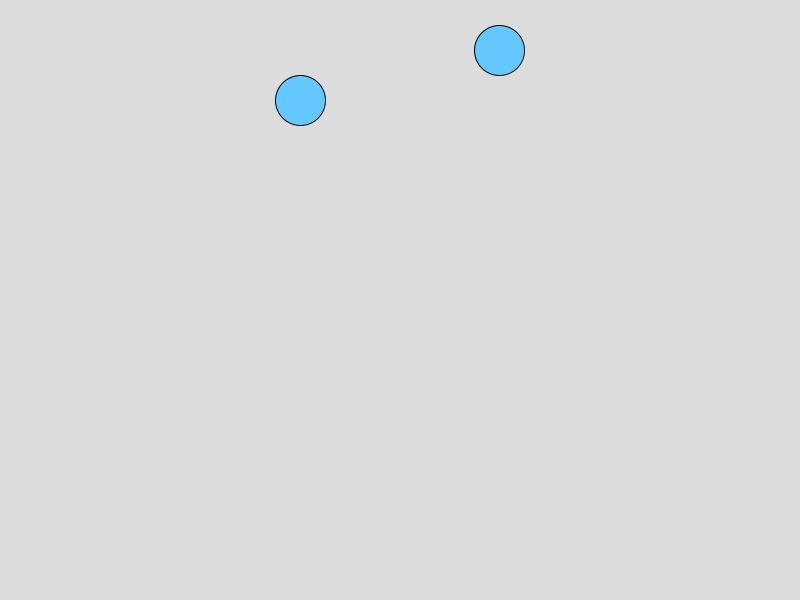
Frame 1 (no input)
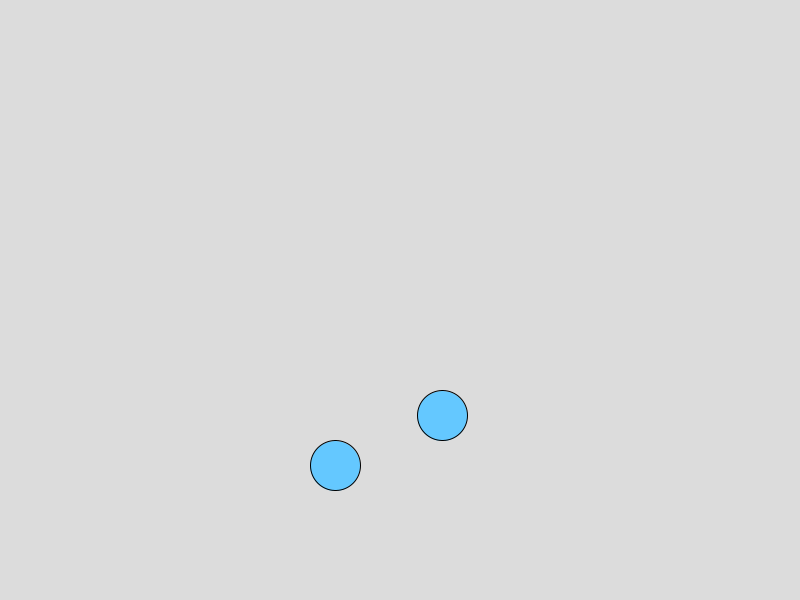
Frame 60 (the mouse pressed at the canvas centre just before this capture)
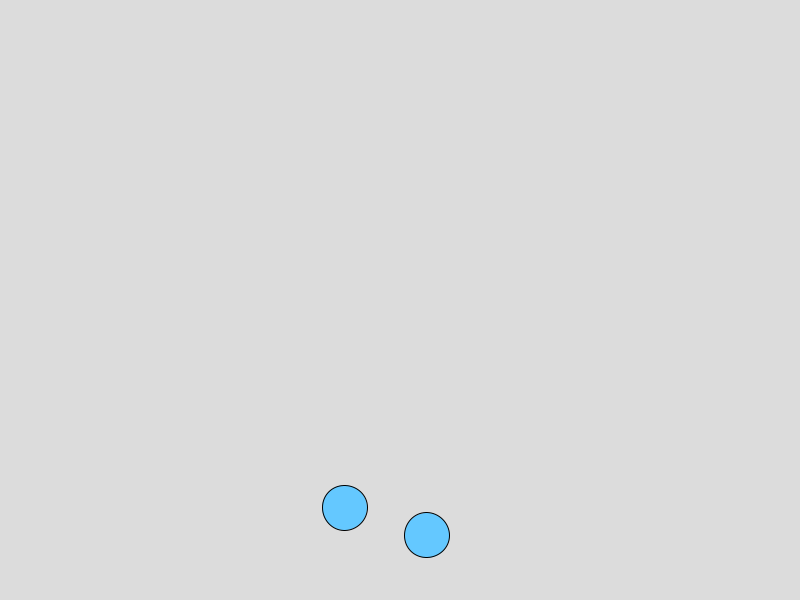
Frame 120 (the mouse held since frame 60 and released just before this capture)

The Processing sketch that drew these frames (run headless with seeded random() and noise(); from frame 60 on, the mouse is pressed at the canvas centre):

// Processing sketch: ejecicio_3_movil
// ── ejecicio_3_movil.pde
Movil m1;
Movil m2;

void setup() {
  size(800, 600);

  m1 = new Movil(300, 100);
  m2 = new Movil(500, 50);
}

void draw() {
  background(220);

  PVector gravedad = new PVector(0, 0.2);

  m1.aplicarFuerza(gravedad);
  m2.aplicarFuerza(gravedad);

  m1.actualizar();
  m2.actualizar();

  float distancia = dist(m1.pos.x, m1.pos.y,
                         m2.pos.x, m2.pos.y);

  if (distancia < m1.tam/2 + m2.tam/2) {

    m1.vel.mult(-1);
    m2.vel.mult(-1);

    m1.tam -= 5;
    m2.tam -= 5;
  }

  m1.mostrar();
  m2.mostrar();
}

class Movil {
  PVector pos, vel, ace;
  float tam = 50;

  Movil(float x, float y) {
    pos = new PVector(x, y);
    vel = new PVector(random(-2, 2), 0);
    ace = new PVector();
  }

  void aplicarFuerza(PVector f) {
    ace.add(f);
  }

  void actualizar() {
    vel.add(ace);
    pos.add(vel);
    ace.mult(0);

    if (pos.y > height - tam/2) {
      pos.y = height - tam/2;
      vel.y *= -0.8;
    }
  }

  void mostrar() {
    fill(100, 200, 255);
    circle(pos.x, pos.y, tam);
  }
}
